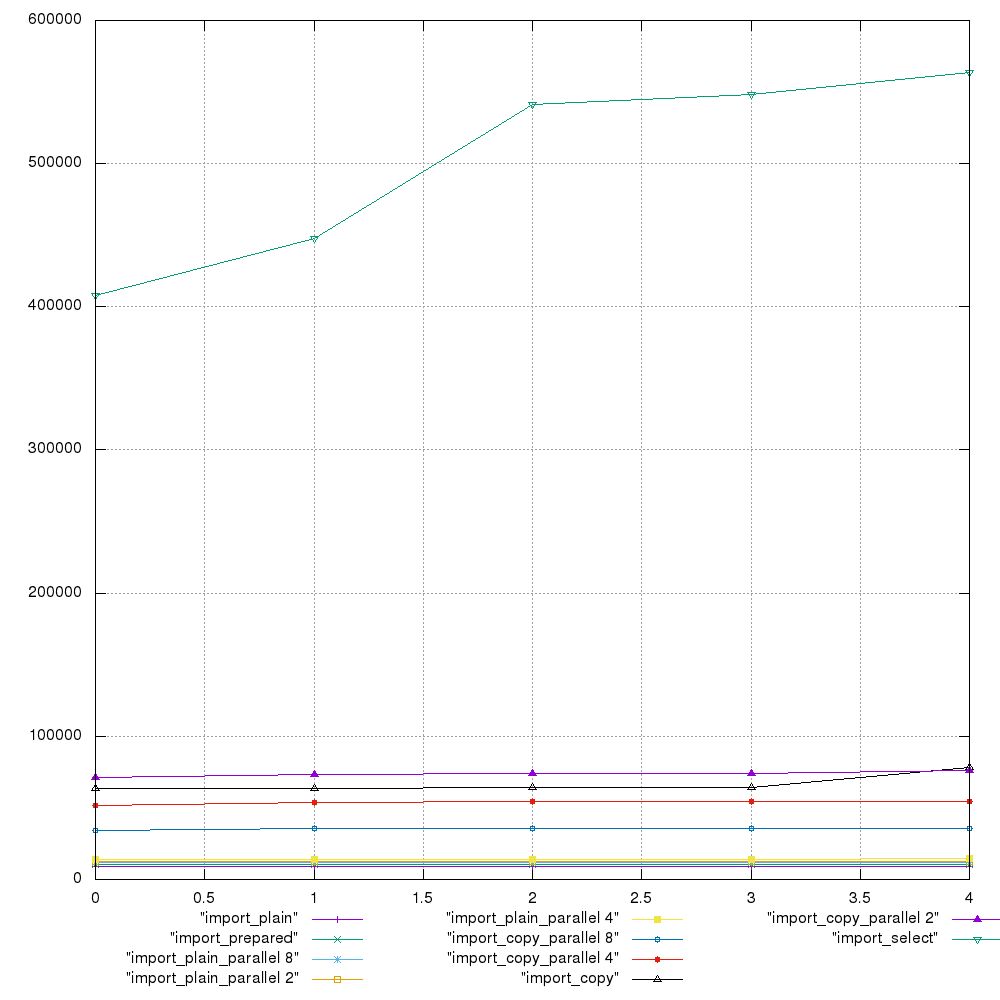

The script that drew this image:
set grid
set yrange [0:*]
set style data linespoints
set key below
set term png size 1000,1000
set output "result.png"
plot "import_plain", "import_prepared", "import_plain_parallel 8", "import_plain_parallel 2", "import_plain_parallel 4", "import_copy_parallel 8", "import_copy_parallel 4", "import_copy", "import_copy_parallel 2", "import_select"
